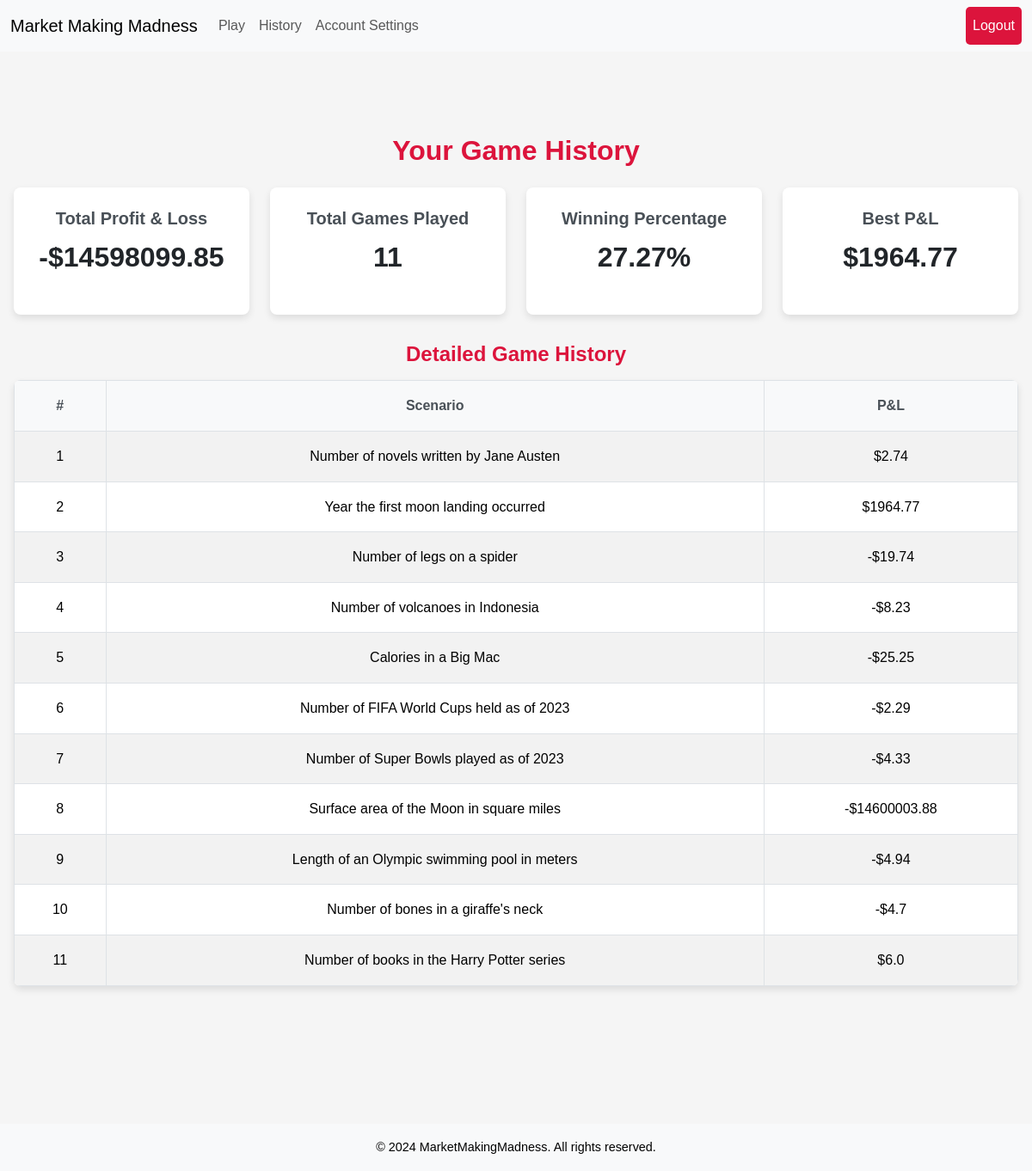
Page /history (signed in) on the earlier database version.
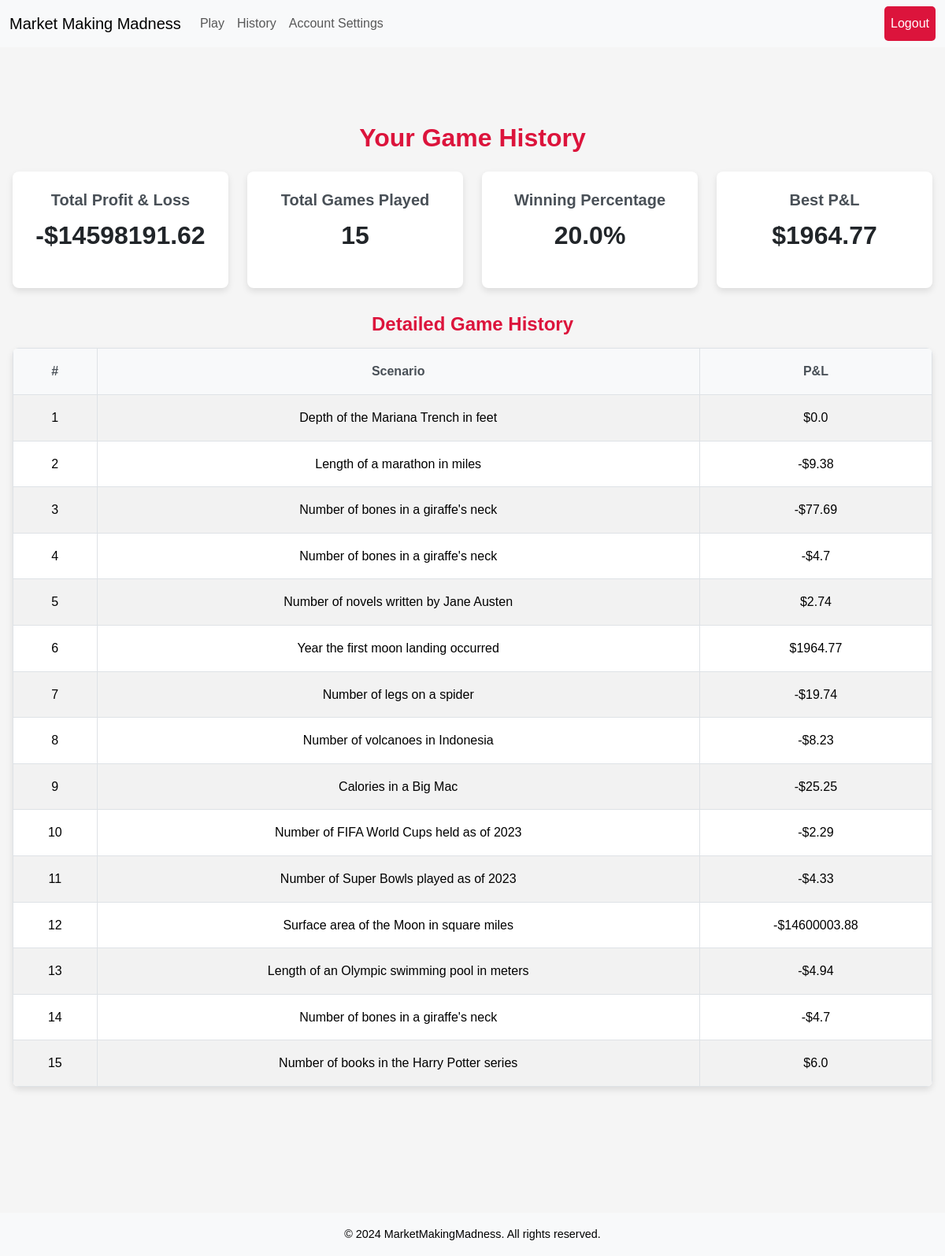
Same page on the later database version.
### tables this page shows
CREATE TABLE game_results (
    id INTEGER PRIMARY KEY AUTOINCREMENT,
    user_id INTEGER NOT NULL,
    game_id INTEGER NOT NULL,
    scenario TEXT NOT NULL,
    pnl REAL NOT NULL,
    accuracy REAL NOT NULL,
    time_taken REAL NOT NULL,
    created_at TIMESTAMP DEFAULT CURRENT_TIMESTAMP
, trades_completed INTEGER DEFAULT 0);

### app.py (the view)
@app.route("/history")
@login_required
def history():
    user_id = session["user_id"]
    stats = db.execute("""
        SELECT
            IFNULL(SUM(pnl), 0) AS total_pnl,
            IFNULL(COUNT(id), 0) AS total_games,
            IFNULL(MAX(pnl), 0) AS best_pnl
        FROM game_results
        WHERE user_id = :user_id
    """, user_id=user_id)[0]
    total_games = stats["total_games"]
    total_wins = db.execute("SELECT COUNT(id) FROM game_results WHERE user_id = :user_id AND pnl > 0", user_id=user_id)[0]["COUNT(id)"]
    winning_percentage = (total_wins / total_games * 100) if total_games > 0 else 0
    games = db.execute("""
        SELECT scenario, pnl
        FROM game_results
        WHERE user_id = :user_id
        ORDER BY created_at DESC
""", user_id=user_id)
    return render_template(
        "history.html",
        total_pnl=round(stats["total_pnl"], 2),
        total_games=total_games,
        best_pnl=stats["best_pnl"],
        winning_percentage=round(winning_percentage, 2),
        games=games
    )

### app.py (called while the page is built)
def login_required(f):
    @wraps(f)
    def decorated_function(*args, **kwargs):
        if session.get("user_id") is None:
            return redirect("/login")
        return f(*args, **kwargs)
    return decorated_function

@app.after_request
def after_request(response):
    response.headers["Cache-Control"] = "no-cache, no-store, must-revalidate"
    response.headers["Expires"] = 0
    response.headers["Pragma"] = "no-cache"
    return response

### templates/history.html (shortened to what this page needs)
{% extends "layout.html" %}
{% block styles %}
    <link rel="stylesheet" href="{{ url_for('static', filename='history.css') }}">
{% endblock %}
{% block main %}
<div class="history-container">
    <section class="history-stats">
        <h1>Your Game History</h1>
        <div class="stats-grid">
            <div class="stat-card">
                <h2>Total Profit & Loss</h2>
                <p class="stat-value">
                {% if total_pnl >= 0 %}
                    ${{ total_pnl | round(2) }}
                {% else %}
                    -${{ total_pnl|abs | round(2) }}
                {% endif %}</p>
            </div>
            <div class="stat-card">
                <h2>Total Games Played</h2>
                <p class="stat-value">{{ total_games }}</p>
            </div>
            <div class="stat-card">
                <h2>Winning Percentage</h2>
                <p class="stat-value">{{ winning_percentage }}%</p>
            </div>
            <div class="stat-card">
                <h2>Best P&L</h2>
                <p class="stat-value">{% if best_pnl >= 0 %}
                    ${{ best_pnl | round(2) }}
                {% else %}
                    -${{ best_pnl|abs | round(2) }}
                {% endif %}</p>
            </div>
        </div>
    </section>
    <section class="game-history">
        <h2>Detailed Game History</h2>
        <table class="table table-striped">
            <thead>
                <tr>
                    <th>#</th>
                    <th>Scenario</th>
                    <th>P&L</th>
                </tr>
            </thead>
            <tbody>
                {% for game in games %}
                <tr>
                    <td>{{ loop.index }}</td>
                    <td>{{ game.scenario }}</td>
                    <td>
                        {% if game.pnl >= 0 %}
                            ${{ game.pnl | round(2) }}
                        {% else %}
                            -${{ game.pnl|abs | round(2) }}
                        {% endif %}
                    </td>
                </tr>
                {% endfor %}
            </tbody>
        </table>
    </section>
</div>
{% endblock %}

### templates/layout.html (shortened to what this page needs)
<!DOCTYPE html>
<html lang="en">
<head>
    <link href="https://cdn.jsdelivr.net/npm/bootstrap@5.3.3/dist/css/bootstrap.min.css" rel="stylesheet">
    <link rel="stylesheet" href="{{ url_for('static', filename='static.css') }}">
    {% block styles %}{% endblock %}
</head>
<body>
    <nav class="navbar navbar-expand-lg navbar-light bg-light">
        <div class="container-fluid">
            <a class="navbar-brand" href="/">Market Making Madness</a>
            <div class="collapse navbar-collapse" id="navbarNav">
                <ul class="navbar-nav me-auto">
                    {% if session["user_id"] %}
                    <li class="nav-item">
                        <a class="nav-link" href="/play">Play</a>
                    </li>
                    <li class="nav-item">
                        <a class="nav-link" href="/history">History</a>
                    </li>
                    <li class="nav-item">
                        <a class="nav-link" href="/settings">Account Settings</a>
                    </li>
                    {% endif %}
                </ul>
                <ul class="navbar-nav">
                    {% if session["user_id"] %}
                    <li class="nav-item">
                        <a class="nav-link btn btn-outline-danger" href="/logout">Logout</a>
                    </li>
                    {% endif %}
                </ul>
            </div>
        </div>
    </nav>
    <main class="container py-5 text-center">
        {% block main %}{% endblock %}
    </main>
    <footer id="footer" class="footer bg-light text-center py-3 mt-5">
        <p class="mb-0">&copy; 2024 MarketMakingMadness. All rights reserved.</p>
    </footer>
</body>
</html>

### static/static.css (style rules this page uses)
* { margin: 0; padding: 0; box-sizing: border-box; }
body { font-family: 'Arial', sans-serif; font-size: 16px; line-height: 1.6; color: #2C2C2C; background-color: #F5F5F5; }
html, body { height: 100%; margin: 0; display: flex; flex-direction: column; }
main { flex: 1; }
a { text-decoration: none; color: inherit; transition: color 0.2s ease; }
h1, h2, h3, h4, h5, h6 { margin-bottom: 1rem; font-weight: 600; color: #DC143C; }
.container { width: 100%; max-width: 1200px; margin: 0 auto; padding: 1rem; }
.text-center { text-align: center; }
.py-5 { padding: 3rem 0; }
.btn { display: inline-block; padding: 10px 20px; font-size: 1rem; font-weight: 500; text-align: center; color: #fff; background-color: #DC143C; border: none; border-radius: 5px; cursor: pointer; transition: background-color 0.2s ease; }
.footer { background-color: #2C2C2C; color: #F5F5F5; padding: 1rem; text-align: center; }
.footer p { margin: 0; font-size: 0.9rem; color: black; }

### static/history.css (style rules this page uses)
.history-container { max-width: 1200px; margin: 2rem auto; padding: 1rem; }
.history-stats { text-align: center; margin-bottom: 2rem; }
.history-stats h1 { font-size: 2rem; color: #DC143C; margin-bottom: 1.5rem; }
.stats-grid { display: grid; grid-template-columns: repeat(auto-fit, minmax(250px, 1fr)); gap: 1.5rem; }
.stat-card { background-color: #fff; border-radius: 8px; box-shadow: 0 4px 8px rgba(0, 0, 0, 0.1); text-align: center; padding: 1.5rem; }
.stat-card h2 { font-size: 1.25rem; color: #495057; margin-bottom: 0.5rem; }
.stat-card .stat-value { font-size: 2rem; font-weight: bold; color: #212529; }
.game-history { margin-top: 2rem; }
.game-history h2 { font-size: 1.5rem; color: #DC143C; margin-bottom: 1rem; }
.table { width: 100%; margin-bottom: 1rem; border-collapse: collapse; border-radius: 8px; overflow: hidden; box-shadow: 0 4px 8px rgba(0, 0, 0, 0.1); }
.table th, .table td { padding: 1rem; text-align: center; border: 1px solid #dee2e6; font-size: 1rem; }
.table th { background-color: #f8f9fa; color: #495057; }
.table-striped tbody tr:nth-of-type(odd) { background-color: #f8f9fa; }
.table-striped tbody tr:nth-of-type(even) { background-color: #ffffff; }

Differences in the rows shown:
added game_results: scenario "Depth of the Mariana Trench in feet", pnl "0.0"
added game_results: scenario "Length of a marathon in miles", pnl|abs "9.38"
added game_results: scenario "Number of bones in a giraffe's neck", pnl|abs "77.69"
added game_results: scenario "Number of bones in a giraffe's neck", pnl|abs "4.7"
Other differences:
{{ total_pnl|abs | round(2) }}: "14598099.85" → "14598191.62"
{{ total_games }}: "11" → "15"
{{ winning_percentage }}: "27.27" → "20.0"
